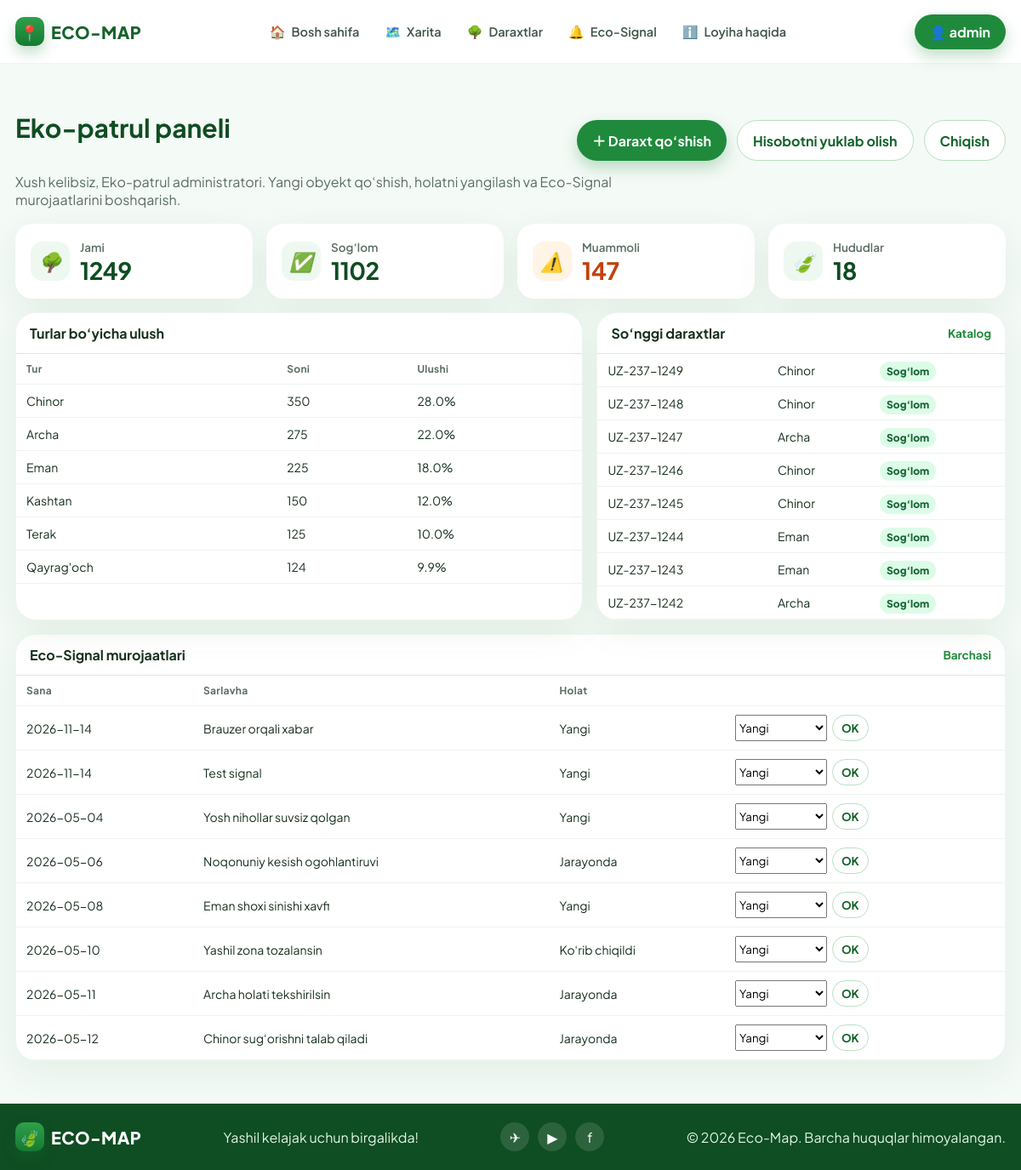
The page /admin (signed in) on the database its author committed.
### tables this page shows
CREATE TABLE trees (
            id INTEGER PRIMARY KEY,
            public_code TEXT UNIQUE NOT NULL,
            species_name TEXT NOT NULL,
            planted_year INTEGER NOT NULL,
            latitude REAL NOT NULL,
            longitude REAL NOT NULL,
            health_status TEXT NOT NULL,
            height_m REAL NOT NULL,
            trunk_diameter REAL,
            photo_key TEXT NOT NULL,
            oxygen_kg REAL NOT NULL,
            last_updated TEXT NOT NULL,
            zone_id INTEGER,
            notes TEXT
        );

CREATE TABLE reports (
            id INTEGER PRIMARY KEY,
            title TEXT NOT NULL,
            description TEXT NOT NULL,
            status TEXT NOT NULL,
            created_at TEXT NOT NULL,
            reporter TEXT,
            tree_id INTEGER,
            latitude REAL,
            longitude REAL
        , photo_url TEXT);

### app.py (the view)
@app.route("/admin")
@login_required
def admin():
    reports = query_all("SELECT * FROM reports ORDER BY id DESC LIMIT 12")
    latest_trees = query_all("SELECT * FROM trees ORDER BY id DESC LIMIT 8")
    species = query_all(
        "SELECT species_name, COUNT(*) c FROM trees GROUP BY species_name ORDER BY c DESC"
    )
    return render_template(
        "admin.html",
        stats=stats_dict(),
        reports=reports,
        latest_trees=latest_trees,
        species=species,
        tree_age=tree_age,
    )

### app.py (called while the page is built)
def get_db():
    if "db" not in g:
        g.db = sqlite3.connect(DB_PATH)
        g.db.row_factory = sqlite3.Row
    return g.db

def query_all(sql, args=()):
    return get_db().execute(sql, args).fetchall()

def login_required(fn):
    @wraps(fn)
    def wrapper(*args, **kwargs):
        if not session.get("user"):
            flash("Daraxt qo‘shish va boshqaruv uchun tizimga kiring.", "info")
            return redirect(url_for("kirish", next=request.path))
        return fn(*args, **kwargs)
    return wrapper

def status_class(status):
    mapping = {
        "Sog‘lom": "ok",
        "Parvarish talab": "warn",
        "Xavfli": "danger",
    }
    return mapping.get(status, "ok")

@app.context_processor
def inject_globals():
    return {
        "current_user": session.get("user"),
        "school": SCHOOL,
        "now_year": 2026,
        "status_class": status_class,
    }

def stats_dict():
    db = get_db()
    total = db.execute("SELECT COUNT(*) c FROM trees").fetchone()["c"]
    healthy = db.execute(
        "SELECT COUNT(*) c FROM trees WHERE health_status = 'Sog‘lom'"
    ).fetchone()["c"]
    care = db.execute(
        "SELECT COUNT(*) c FROM trees WHERE health_status != 'Sog‘lom'"
    ).fetchone()["c"]
    zones = db.execute("SELECT COUNT(*) c FROM zones").fetchone()["c"]
    oxygen = db.execute("SELECT SUM(oxygen_kg) s FROM trees").fetchone()["s"] or 0
    return {
        "total": total,
        "healthy": healthy,
        "care": care,
        "zones": zones,
        "oxygen": int(oxygen),
    }

### templates/admin.html (shortened to what this page needs)
{% extends "base.html" %}
{% block content %}
<section class="page">
  <div class="wrap">
    <div class="catalog-head">
      <h1>Eko-patrul paneli</h1>
      <div class="hero-actions">
        <a class="btn btn-green" href="{{ url_for('daraxt_qoshish') }}">＋ Daraxt qo‘shish</a>
        <a class="btn btn-outline" href="{{ url_for('admin_export') }}">Hisobotni yuklab olish</a>
        <a class="btn btn-outline" href="{{ url_for('chiqish') }}">Chiqish</a>
      </div>
    </div>
    <p class="lead">Xush kelibsiz, {{ current_user.full_name }}. Yangi obyekt qo‘shish, holatni yangilash va Eco-Signal murojaatlarini boshqarish.</p>
    <div class="stats" style="width:100%">
      <div class="stat"><i>🌳</i><div><span>Jami</span><b>{{ stats.total }}</b></div></div>
      <div class="stat"><i>✅</i><div><span>Sog‘lom</span><b>{{ stats.healthy }}</b></div></div>
      <div class="stat warn"><i>⚠️</i><div><span>Muammoli</span><b>{{ stats.care }}</b></div></div>
      <div class="stat"><i>🍃</i><div><span>Hududlar</span><b>{{ stats.zones }}</b></div></div>
    </div>
    <div class="two-col" style="margin-top:16px">
      <div class="panel">
        <div class="panel-h white"><span>Turlar bo‘yicha ulush</span></div>
        <table class="table">
          <tr><th>Tur</th><th>Soni</th><th>Ulushi</th></tr>
          {% for s in species %}
          <tr>
            <td>{{ s.species_name }}</td>
            <td>{{ s.c }}</td>
            <td>{{ '%.1f'|format(s.c / stats.total * 100) }}%</td>
          </tr>
          {% endfor %}
        </table>
      </div>
      <div class="panel">
        <div class="panel-h white"><span>So‘nggi daraxtlar</span><a href="{{ url_for('daraxtlar') }}">Katalog</a></div>
        <table class="table">
          {% for t in latest_trees %}
          <tr>
            <td><a href="{{ url_for('daraxt_pasport', tree_id=t.id) }}">{{ t.public_code }}</a></td>
            <td>{{ t.species_name }}</td>
            <td><span class="badge {{ status_class(t.health_status) }}">{{ t.health_status }}</span></td>
          </tr>
          {% endfor %}
        </table>
      </div>
    </div>
    <div class="panel" style="margin-top:16px">
      <div class="panel-h white"><span>Eco-Signal murojaatlari</span><a href="{{ url_for('eco_signal') }}">Barchasi</a></div>
      <table class="table">
        <tr><th>Sana</th><th>Sarlavha</th><th>Holat</th><th></th></tr>
        {% for r in reports %}
        <tr>
          <td>{{ r.created_at }}</td>
          <td>{{ r.title }}</td>
          <td>{{ r.status }}</td>
          <td>
            <form method="post" action="{{ url_for('report_status', report_id=r.id) }}" style="display:flex;gap:6px">
              <select name="status">
                <option>Yangi</option>
              </select>
              <button class="btn btn-outline" style="padding:6px 10px" type="submit">OK</button>
            </form>
          </td>
        </tr>
        {% endfor %}
      </table>
    </div>
  </div>
</section>
{% endblock %}

### static/css/style.css (style rules this page uses)
:root { --green: #1f8a3c; --green-dark: #14632b; --green-deep: #0f4d22; --green-soft: #e8f6ec; --green-mid: #2ea04a; --ink: #16301d; --muted: #5b6e62; --line: #d7eadc; --card: #ffffff; --warn: #f59e0b; --danger: #ef4444; --ok: #22c55e; --shadow: 0 12px 40px rgba(20, 99, 43, 0.08); --radius: 22px; }
* { box-sizing: border-box; margin: 0; padding: 0; }
html { scroll-behavior: smooth; }
body { font-family: "Plus Jakarta Sans", "Segoe UI", sans-serif; color: var(--ink); background: #f4faf6; min-height: 100vh; }
a { color: inherit; text-decoration: none; }
button, input, select, textarea { font-family: inherit; }
.wrap { width: min(1180px, calc(100% - 36px)); margin: 0 auto; }
.btn { display: inline-flex; align-items: center; justify-content: center; gap: 8px; border: 0; cursor: pointer; font-weight: 700; border-radius: 999px; padding: 12px 18px; transition: .2s transform, .2s box-shadow, .2s background; }
.btn-green { background: var(--green); color: #fff; box-shadow: 0 8px 18px rgba(31,138,60,.28); }
.btn-outline { background: #fff; color: var(--green-dark); border: 1.5px solid #b7e0c2; }
.hero-actions { display: flex; gap: 12px; margin-top: 22px; flex-wrap: wrap; }
.stats { display: grid; grid-template-columns: repeat(4, 1fr); gap: 16px; margin: 18px auto 8px; }
.stat { background: #fff; border-radius: 20px; padding: 16px 18px; box-shadow: var(--shadow); display: flex; gap: 12px; align-items: center; cursor: pointer; }
.stat i { width: 46px; height: 46px; border-radius: 14px; display: grid; place-items: center; font-size: 22px; background: #eef8f1; }
.stat b { display: block; font-size: 28px; letter-spacing: -.6px; color: var(--green-deep); }
.stat span { color: var(--muted); font-size: 13.5px; font-weight: 600; }
.stat.warn i { background: #fff4e5; }
.stat.warn b { color: #c2410c; }
.panel { background: #fff; border-radius: 24px; overflow: hidden; box-shadow: var(--shadow); border: 1px solid #eef6f0; }
.panel-h { display: flex; align-items: center; justify-content: space-between; padding: 13px 16px; background: var(--green-dark); color: #fff; font-weight: 700; }
.panel-h.white { background: #fff; color: var(--ink); border-bottom: 1px solid var(--line); }
.panel-h a { color: #d7f5df; font-size: 13.5px; font-weight: 700; }
.panel-h.white a { color: var(--green); }
.two-col { display: grid; grid-template-columns: 1.25fr .9fr; gap: 16px; }
.catalog-head { display: flex; justify-content: space-between; align-items: center; margin: 22px 0 14px; }
.page { padding: 22px 0 10px; }
.page h1 { font-size: 30px; color: var(--green-deep); margin-bottom: 8px; }
.lead { color: var(--muted); margin-bottom: 18px; max-width: 720px; }
.table { width: 100%; border-collapse: collapse; font-size: 14px; }
.table th, .table td { padding: 10px 12px; text-align: left; border-bottom: 1px solid #eef4ef; }
.table th { color: #5b6e62; font-size: 12px; letter-spacing: .3px; }
.badge { padding: 4px 8px; border-radius: 999px; font-size: 12px; font-weight: 800; }
.badge.ok { background: #dcfce7; color: #166534; }

### rows shown on the page
trees: public_code "UZ-237-1249", species_name "Chinor", health_status "Sog‘lom"
trees: public_code "UZ-237-1248", species_name "Chinor", health_status "Sog‘lom"
trees: public_code "UZ-237-1247", species_name "Archa", health_status "Sog‘lom"
trees: public_code "UZ-237-1246", species_name "Chinor", health_status "Sog‘lom"
trees: public_code "UZ-237-1245", species_name "Chinor", health_status "Sog‘lom"
trees: public_code "UZ-237-1244", species_name "Eman", health_status "Sog‘lom"
trees: public_code "UZ-237-1243", species_name "Eman", health_status "Sog‘lom"
trees: public_code "UZ-237-1242", species_name "Archa", health_status "Sog‘lom"
reports: created_at "2026-11-14", title "Brauzer orqali xabar", status "Yangi"
reports: created_at "2026-11-14", title "Test signal", status "Yangi"
reports: created_at "2026-05-04", title "Yosh nihollar suvsiz qolgan", status "Yangi"
reports: created_at "2026-05-06", title "Noqonuniy kesish ogohlantiruvi", status "Jarayonda"
reports: created_at "2026-05-08", title "Eman shoxi sinishi xavfi", status "Yangi"
reports: created_at "2026-05-10", title "Yashil zona tozalansin", status "Ko‘rib chiqildi"
reports: created_at "2026-05-11", title "Archa holati tekshirilsin", status "Jarayonda"
reports: created_at "2026-05-12", title "Chinor sug‘orishni talab qiladi", status "Jarayonda"

### other values the page prints
{{ current_user.username }} "admin"
{{ current_user.full_name }} "Eko-patrul administratori"
{{ stats.total }} "1249"
{{ stats.healthy }} "1102"
{{ stats.care }} "147"
{{ stats.zones }} "18"
{{ s.species_name }} "Chinor" "Archa" "Eman" "Kashtan" "Terak" "Qayrag'och"
{{ s.c }} "350" "275" "225" "150" "125" "124"
{{ '%.1f'|format(s.c / stats.total * 100) }} "28.0" "22.0" "18.0" "12.0" "10.0" "9.9"
